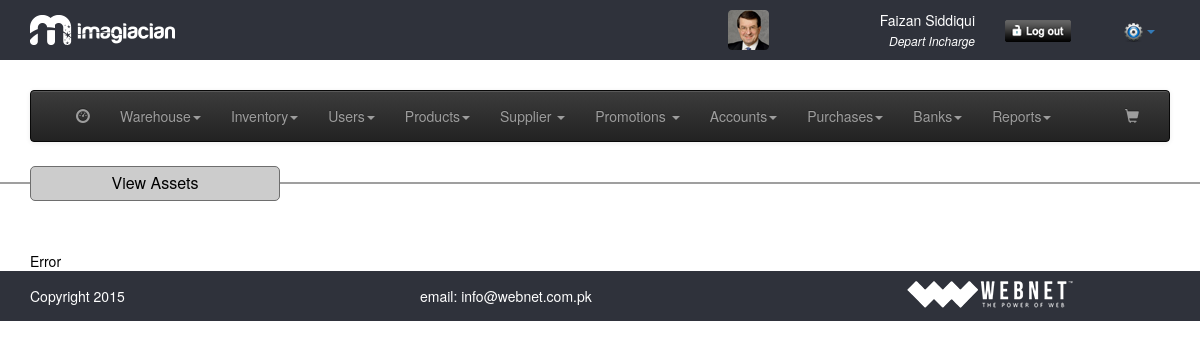
The app's page /view_assets.php (signed in), older data.
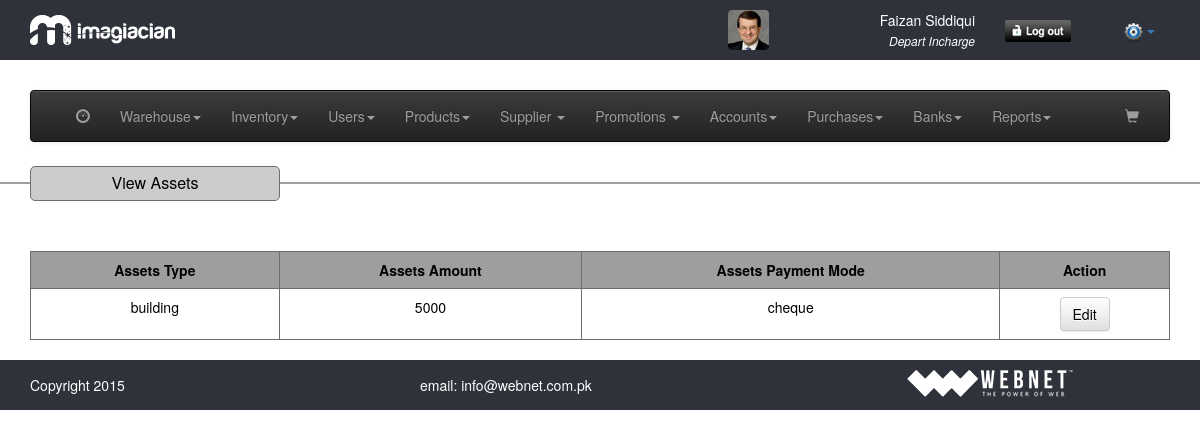
The same page, newer data.
### tables this page shows
CREATE TABLE IF NOT EXISTS `accounts_assets` (
  `assets_id` int(11) NOT NULL,
  `assets_type` varchar(128) NOT NULL,
  `assets_amount` varchar(32) NOT NULL,
  `assets_payment_mode` varchar(32) NOT NULL,
  `assets_bank` int(11) NOT NULL,
  `assets_due_date` varchar(32) NOT NULL,
  `assets_detail` text NOT NULL,
  `assets_timestamp` timestamp NOT NULL DEFAULT CURRENT_TIMESTAMP
);

### common/class.database.php (called while the page is built, shortened)
<?php
class Database {
    public $_DB;
    public $_query;
    public $_select = array();
    public $_action;
    public $_table;
    public function __construct() {
        try {
            $this->_DB = new PDO('mysql:host=' . DB_HOST . ';dbname=' . DB_NAME, DB_USER, DB_PASS);
            $this->_DB->setAttribute(PDO::ATTR_ERRMODE, PDO::ERRMODE_EXCEPTION);
        } catch (PDOException $e) {
            echo 'ERROR: ' . $e->getMessage();
        }
    }
    public function query($query) {
        try {
            $this->_query = $this->_DB->prepare(filter_var($query, FILTER_SANITIZE_STRING));
            $this->_query->execute();
            $this->_select = array();
        } catch (PDOException $e) {
            $er = $e->errorInfo;
            echo '<p style="font-family:arial; background:#F00; position:absolute; z-index:10000; color:#FFF; padding:5px;">ERROR: ' . $er[2] . '</p>';
        }
    }
    public function build_query() {
        $query = $this->_action;
        if ($this->_action == 'SELECT') {
            if (!empty($this->_select)) {
                foreach ($this->_select as $column_name => $name) {
                    $query .=' ' . $column_name . ' as ' . $name . ', ';
                }
            } else {
                $query .= ' *';
            }
            $query = rtrim($query, ', ');
        }
        if ($this->_action != 'UPDATE' && $this->_action != 'INSERT') {
            $query .= ' FROM ';
        }
        $query .= $this->_table;
        $this->query($query);
    }
    public function all_results($fetch_type = PDO::FETCH_OBJ) {
        return $this->_query->fetchAll($fetch_type);
    }
    public function from($table_name, $num_rows = NULL) {
        $this->_action = 'SELECT';
        $this->_table = $table_name;
        $this->build_query();
    }
}

### classes/class.accounts.php (called while the page is built, shortened)
<?php
class accounts extends database
{
	function __construct()
	{
		$this->assets = 'accounts_assets';
	}
	public function get_assets($ID = NULL)
	{
		$this->from($this->assets);
		return $this->all_results();
	}
}
 ?>

### view_assets.php (the view, shortened to what this page needs)
<?php require_once 'header.php'; ?>
<section>
	<hr/>
	<div class="container">
		<div class="row">
			<div class="tableHeading">
				<p class="nomargin alignCenter">View Assets</p>
			</div>
			<div class="col-md-12">
				<?php
				$accounts = new accounts();
				$results = $accounts->get_assets();
				if ($results) {
				?>
				<table border="1" cellpadding="0" cellspacing="0" class="table table-hover tableView">
					<tr>
						<th>Assets Type</th>
						<th>Assets Amount</th>
						<th>Assets Payment Mode</th>
						<th>Action</th>
					</tr>
						<?php
						foreach($results as $res){
						echo '<tr>';
						echo '<td>'. $res->assets_type .'</td>';
						echo '<td>'. $res->assets_amount.'</td>';
						echo '<td>'. $res->assets_payment_mode .'</td>';
						echo '<td class="alignCenter"><a href="add_assets.php?id='.$res->assets_id.'" class="btn btn-default">Edit</a></td>';
						echo '</tr>';
						}
						?>
				</table>
				<?php
				}else{
					echo 'Error';
				}
				?>
			</div>
</section>
<?php require_once 'footer.php'; ?>

### header.php (shortened to what this page needs)
<!DOCTYPE html>
<html>
<head>
	<link href="assets/css/reset.css" rel="stylesheet">
	<link href="assets/css/general.css" rel="stylesheet">
	<link href="assets/css/bootstrap.css" rel="stylesheet">
	<link href="assets/css/bootstrap-theme.css" rel="stylesheet">
	<link href="assets/css/bootstrap-datetimepicker.css" rel="stylesheet">
	<link href="assets/css/style.css" rel="stylesheet">
</head>
<body>
<header>
	<div class="container">
		<div class="row">
			<div class="col-md-7"><a href="dashboard.php"><img src="assets/images/logo.png" class="logo"/></a></div>
			<div class="col-md-3 userDetail"><img src="assets/images/user_image.png"/><p><?php echo $_SESSION['user']->first_name; ?> <?php echo $_SESSION['user']->last_name; ?></p><span> <?php $desig = $_SESSION['user']->designation; echo str_replace("_"," ","$desig"); ?></span></div>
			<div class="col-md-1"><a href="login.php?logout=true"><img src="assets/images/login.png" class="logoutBtn" /></a></div>
			<div class="col-md-1">
				<div class="navbar-collapse settingBtn">
					<ul class="navbar-right nomargin">
						<li class="dropdown">
						  <a href="#" class="dropdown-toggle" data-toggle="dropdown" role="button" aria-haspopup="true" aria-expanded="false"><img src="assets/images/setting_icon.png"/><span class="caret"></span></a>
						</li>
					</ul>
				</div>
			</div>
		</div>
	</div>
</header>
<?php include ABSPATH.'include/menu.php'; ?>

### include/menu.php (shortened to what this page needs)
<div class="container">
	<div class="col-md-12 nopadding">
		<nav class="navbar navbar-default navbar-inverse">
		  <div class="container-fluid">
		    <div class="collapse navbar-collapse" id="bs-example-navbar-collapse-1">
		      <ul class="nav navbar-nav">
		        <li><a href="dashboard.php"><span class="glyphicon glyphicon-dashboard" aria-hidden="true"></span></a></li>
		        <li class="dropdown">
		          <a href="#" class="dropdown-toggle" data-toggle="dropdown" role="button" aria-haspopup="true" aria-expanded="false">Warehouse<span class="caret"></span></a>
		        </li>
		        <li class="dropdown">
		          <a href="#" class="dropdown-toggle" data-toggle="dropdown" role="button" aria-haspopup="true" aria-expanded="false">Inventory<span class="caret"></span></a>
		        </li>
		        <li class="dropdown">
		          <a href="#" class="dropdown-toggle" data-toggle="dropdown" role="button" aria-haspopup="true" aria-expanded="false">Users<span class="caret"></span></a>
		        </li>
		        <li class="dropdown">
		          <a href="#" class="dropdown-toggle" data-toggle="dropdown" role="button" aria-haspopup="true" aria-expanded="false">Products<span class="caret"></span></a>
		        </li>
		        <li class="dropdown">
		          <a href="#" class="dropdown-toggle" data-toggle="dropdown" role="button" aria-haspopup="true" aria-expanded="false">Supplier <span class="caret"></span></a>
		        </li>
		        <li class="dropdown">
		          <a href="#" class="dropdown-toggle" data-toggle="dropdown" role="button" aria-haspopup="true" aria-expanded="false">Promotions <span class="caret"></span></a>
		        </li>
		        <li class="dropdown">
		          <a href="#" class="dropdown-toggle" data-toggle="dropdown" role="button" aria-haspopup="true" aria-expanded="false">Accounts<span class="caret"></span></a>
		        </li>
		        <li class="dropdown">
		          <a href="#" class="dropdown-toggle" data-toggle="dropdown" role="button" aria-haspopup="true" aria-expanded="false">Purchases<span class="caret"></span></a>
		        </li>
		        <li class="dropdown">
		          <a href="#" class="dropdown-toggle" data-toggle="dropdown" role="button" aria-haspopup="true" aria-expanded="false">Banks<span class="caret"></span></a>
		        </li>
		        <li class="dropdown">
		          <a href="#" class="dropdown-toggle" data-toggle="dropdown" role="button" aria-haspopup="true" aria-expanded="false">Reports<span class="caret"></span></a>
		        </li>
		      </ul>
		      <ul class="nav navbar-nav navbar-right">
		        <li><a href="terminal.php" target="_blank"><span class="glyphicon glyphicon-shopping-cart" aria-hidden="true"></span></a></li>
		      </ul>
		    </div>
		  </div>
		</nav>
	</div>
</div>

### footer.php (shortened to what this page needs)
<footer>
	<div class="container">
		<div class="row">
			<div class="col-md-4">
				<p>Copyright 2015 </p>
			</div>
			<div class="col-md-4">
				<p>email: info@webnet.com.pk</p>
			</div>
			<div class="col-md-4 ">
				<img src="assets/images/powered_logo.png" class="img-responsive marginauto flogo" />
			</div>
		</div>
	</div>
</footer>
</body>
</html>

### assets/css/general.css (style rules this page uses)
a,abbr,acronym,address,applet,article,aside,audio,b,big,blockquote,body,canvas,caption,center,cite,code,dd,del,details,dfn,dialog,div,dl,dt,em,embed,fieldset,figcaption,figure,font,footer,form,h1,h2,h3,h4,h5,h6,header,hgroup,hr,html,i,iframe,img,ins,kbd,label,legend,li,mark,menu,meter,nav,object,ol,output,p,pre,progress,q,rp,rt,ruby,s,amp,section,small,span,strike,strong,sub,summary,sup,table,tbody,td,tfoot,th,thead,time,tr,tt,u,ul,var,video,xmp { margin:0; padding:0; }
body { background:#fff; color: #000 !important; }
html, body { height:100%; width:100%; }
h1, h2, h3, h4, p { margin-bottom:15px; }
hr { border: 1px solid #9f9f9f !important; }
.nomargin { margin:0px!important; }
.marginauto { margin: auto !important; }
.nopadding { padding:0px!important; }
.alignCenter { text-align:center!important; }
a, input, textarea, select, img { border:0px; outline:none; }
ul, li { padding: 0px; margin: 0px; }
ul { list-style:none; }
p { text-align:justify; }

### assets/css/style.css (style rules this page uses)
.tableView, .tableView a { color: #000 !important; text-align: center !important; }
.tableView tr th { background-color: #9e9e9e; text-align: center; font-weight: bold; }
.tableView tr td, .tableView tr th { border-top: 1px solid #6e6e6e !important; border-right: 1px solid #6e6e6e; border-left: 1px solid #6e6e6e; border-bottom: 1px solid #6e6e6e; }
.tableHeading { width: 250px; margin-top: -38px; margin-bottom: 50px; background-color: #ccc; padding: 5px 10px; font-size: 16px; border-radius: 5px; text-align: center; border: 1px solid #6E6E6E; margin-left: 15px; }
header { background-color: #2f323b; color:#fff; margin-bottom: 30px; padding: 10px 0px; }
header .logo { margin: 5px 0px; }
header .userDetail { text-align: right; }
header .userDetail img { float: left; margin-left: 15px; }
header .userDetail p { text-align: right; margin: 0px; }
header .userDetail span { text-align: right; font-size: 12px; font-style: italic; text-transform: capitalize; }
header .logoutBtn { padding-top: 10px; }
header .settingBtn { padding-top: 10px; }
footer { background-color: #2f323b; padding: 10px; color: #fff; width: 100%; }
footer p { margin: 5px 0px; }

Row changes from the older to the newer data that the page shows:
added accounts_assets: assets_type "building", assets_amount "5000", assets_payment_mode "cheque"
Text that changed along with them:
text no longer shown: "Error"
text now shown: "Assets Type Assets Amount Assets Payment Mode Action"
